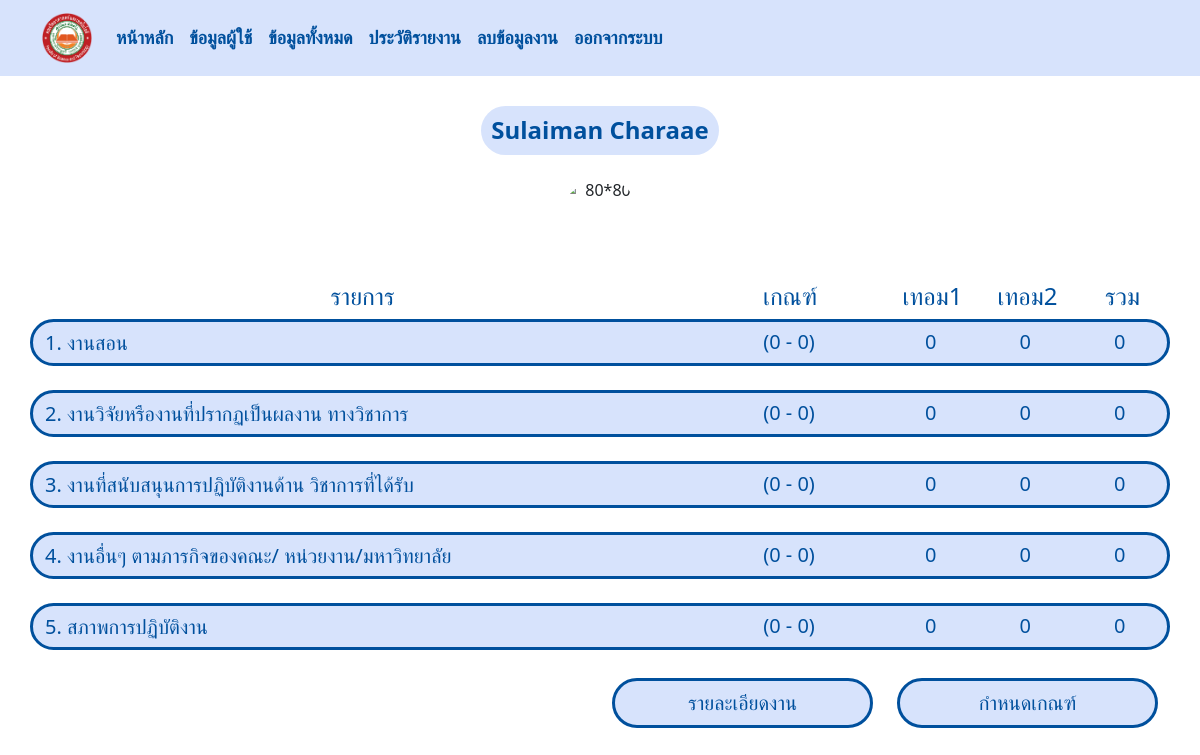
The page /informationuser/ (signed in) on the database its author committed.
### managesystem/models.py (models this page shows, shortened)
class Result(models.Model):
    employee = models.ForeignKey(Employee, on_delete=models.CASCADE)
    work = models.ForeignKey(Setunit, on_delete=models.CASCADE)
    term1 = models.PositiveIntegerField(default=0)
    term2 = models.PositiveIntegerField(default=0)
    total = models.PositiveIntegerField(default=0)
    employee_score = models.FloatField(default=0.0)
    dean_score = models.FloatField(default=0.0)
    result_score = models.FloatField(default=0.0)
    file = models.FileField(upload_to=user_directory_path, blank=True, null=True)

class Work(models.Model):
    name = models.CharField(max_length=100) ### col for กิจกรรม
    description = models.TextField() ### col for ตัวชี่วัด

class Setunit(models.Model):
    name = models.ForeignKey(Work,on_delete=models.CASCADE) ### ตำแหน่ง
    minunit = models.PositiveIntegerField(default=0) ### ค่าน้ำหนักตำ
    maxunit = models.PositiveIntegerField(default=0) ### สูง
    POSITION_CHOICES = [
        ('Dean', 'Dean'),
        ('Lecturer', 'Lecturer'),
        ('Researcher', 'Researcher'),
    ]
    position = models.CharField(max_length=50, choices=POSITION_CHOICES)

### managesystem/views.py (the view, shortened to what this page needs)
# urls.py: path('informationuser/',views.informationuser_view,name='informationuser'),
def informationuser_view(request):
    employee = Employee.objects.get(username=request.user)
    results = Result.objects.all()
    grouped_works = {key: list(group) for key, group in itertools.groupby(results, key=lambda x: x.work.name.name)}
    context = {
        'grouped_works': grouped_works,
        'results': results,
    }
    return render(request, "informationuser.html", context)

### templates/informationuser.html (shortened to what this page needs)
{% include "navbar.html" %}
<!DOCTYPE html>
<html lang="en">
<head>
    {% load static %}
    <link rel="stylesheet" href="{% static 'css/informationuser.css' %}">
    <link rel="stylesheet" href="https://cdnjs.cloudflare.com/ajax/libs/font-awesome/6.2.1/css/all.min.css">
</head>
<body>
    <div class="container text-center">
        <h2 class="name">{{user.first_name}} {{user.last_name}}</h2>
        <img class="images" src="https://encrypted-tbn0.gstatic.com/images?q=tbn:ANd9GcRdfcTjke0ma-YjGc4jtV2nnwcarM9Mw045WA&usqp=CAU" alt="80*80">
        <div class="row mt-4">
            <div class="col-7">
                <p class="h4 d-flex justify-content-center">รายการ</p>
            </div>
            <div class="col-2 d-flex justify-content-center">
                <p class="h4">เกณฑ์</p>
            </div>
            <div class="col-1 d-flex justify-content-center">
                <p class="h4">เทอม1</p>
            </div>
            <div class="col-1 d-flex justify-content-center">
                <p class="h4">เทอม2</p>
            </div>
            <div class="col-1 d-flex justify-content-center">
                <p class="h4 pad">รวม</p>
            </div>
        </div>
        {% for group_name, group_works in grouped_works.items %}
        <div class="row background mb-4">
            <div class="col-7 d-flex justify-content-start mt-2">
                <a href="#" class="save-data" onclick="toggleBox('{{ group_works.0.id }}'); return false;">
                    <p class="h5">{{ group_name }}</p>
                </a>
            </div>
            <div class="col-2 d-flex justify-content-center">
                <p class="h5">({{group_works.0.work.minunit}} - {{group_works.0.work.maxunit}})</p>
            </div>
            <div class="col-1 d-flex justify-content-center">
                <p class="h5">{{ group_works.0.term1 }}</p>
            </div>
            <div class="col-1 d-flex justify-content-center">
                <p class="h5">{{group_works.0.term2}}</p>
            </div>
            <div class="col-1 d-flex justify-content-center">
                <p class="h5">{{group_works.0.total}}</p>
            </div>
        </div>
        {% endfor %}
        <div class="row">
            <div class="col-6"></div>
            <div class="col-3">
                <a class="h3 d-flex justify-content-center mt-1 color" href="{% url 'report' user.employee.id %}">รายละเอียดงาน</a>
            </div>
            <div class="col-3">
                <a class="h3 d-flex justify-content-center mt-1 color" href="{% url 'formreportuser' %}">กำหนดเกณฑ์</a>
            </div>
        </div>
    </div>
</body>
</html>

### static/css/informationuser.css (style rules this page uses)
h1, h2, h3, h4, h5, h6, p, a,th ,td, button { color: #00509D; }
.container .name { display: inline-block; font-size: 24px; background-color: #D7E3FC; border-radius: 50px; padding: 10px; margin-top: 30px; font-weight: bold; }
.images { display: block; margin: 0 auto; border-radius: 50px; width: 80px; height: 80px; object-fit: cover; margin-top: 15px; }
.background { background-color: #D7E3FC; border-radius: 50px; padding-top: 8px; border: 3px solid #00509D; }
.save-data { color: #00509D; text-decoration: none; font-size: 24px; transition: color 0.2s; margin-top: -7px; }
.color { font-size: 20px; text-decoration: none; background-color: #D7E3FC; border-radius: 50px; padding: 10px 10px; border: 3px solid #00509D; }

### rows shown on the page
Result: name "1. งานสอน", work.minunit "0", work.maxunit "0", term1 "0", term2 "0", total "0"
Result: name "2. งานวิจัยหรืองานที่ปรากฏเป็นผลงาน ทางวิชาการ", work.minunit "0", work.maxunit "0", term1 "0", term2 "0", total "0"
Result: name "3. งานที่สนับสนุนการปฏิบัติงานด้าน วิชาการที่ได้รับ", work.minunit "0", work.maxunit "0", term1 "0", term2 "0", total "0"
Result: name "4. งานอื่นๆ ตามภารกิจของคณะ/ หน่วยงาน/มหาวิทยาลัย", work.minunit "0", work.maxunit "0", term1 "0", term2 "0", total "0"
Result: name "5. สภาพการปฏิบัติงาน", work.minunit "0", work.maxunit "0", term1 "0", term2 "0", total "0"

### other values the page prints
{{ user.first_name }} "Sulaiman"
{{ user.last_name }} "Charaae"
